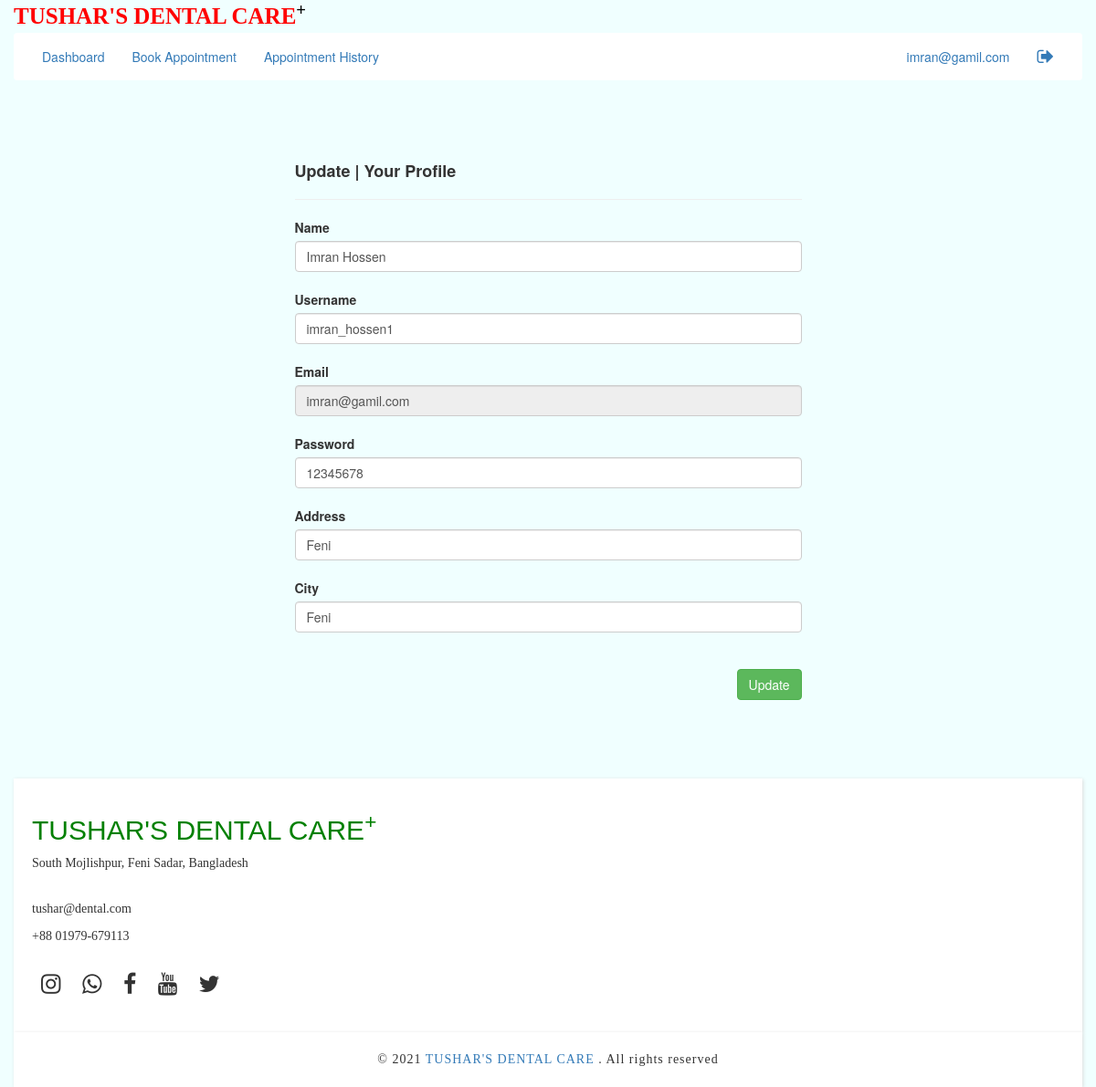
/myprofile.php (signed in), run on the app's committed database.
### tables this page shows
CREATE TABLE `registration` (
  `id` int(11) NOT NULL,
  `fullname` varchar(50) NOT NULL,
  `email` varchar(100) NOT NULL,
  `username` varchar(20) NOT NULL,
  `password` varchar(12) NOT NULL,
  `gender` varchar(10) NOT NULL,
  `address` varchar(500) NOT NULL,
  `city` varchar(50) NOT NULL
);

### myprofile.php (the view)
<?php  include("patientheader.php")   ?>
<br><br>
<div class="col col-lg-3"></div>
<div class="col col-lg-6" >
<br>
<h4><b>Update | Your Profile</b> </h4>
<hr>
<?php
     include("connection.php");
     $user=$_SESSION['user'];
     $sql="SELECT * FROM registration WHERE email='$user' ";
     $result=mysqli_query($conn,$sql);
     $row=mysqli_fetch_assoc($result);
     if(mysqli_num_rows($result)>0){
?>
<form action="profileupdate.php" method="post">
<label for="">Name</label><br>
<input type="text" name="name" id="" value="<?php  echo $row['fullname'];  ?>" class="form-control"> <br>
<label for="">Username</label><br>
<input type="text" name="user" id="" value="<?php  echo $row['username'];  ?>" class="form-control"> <br>
<label for="">Email </label>
<input type="text" name="email" id="" value="<?php  echo $row['email'];  ?>" readonly="readonly" class="form-control">  <br>
<label for="">Password</label>
<input type="text" name="password" id="" value="<?php  echo $row['password'];  ?>" class="form-control">  <br>
<label for="">Address</label>
<input type="text" name="address" id="" value="<?php  echo $row['address'];  ?>"  class="form-control"> <br>
<label for="">City</label>
<input type="text" name="city" id="" value="<?php  echo $row['city'];  ?>"  class="form-control"> <br>
<br>
<input type="submit" value="Update " name="submit" class="btn btn-success pull-right">
<br>
<br><br>
<?php    }  ?>
</form>
</div>
<div class="col col-lg-3"></div>
<?php  include("footer.php")   ?>

### data on the page
registration: name "Imran Hossen", user "imran_hossen1", email "imran@gamil.com", password "12345678", address "Feni", city "Feni"

### other printed values
$_SESSION['user'] "imran@gamil.com"
